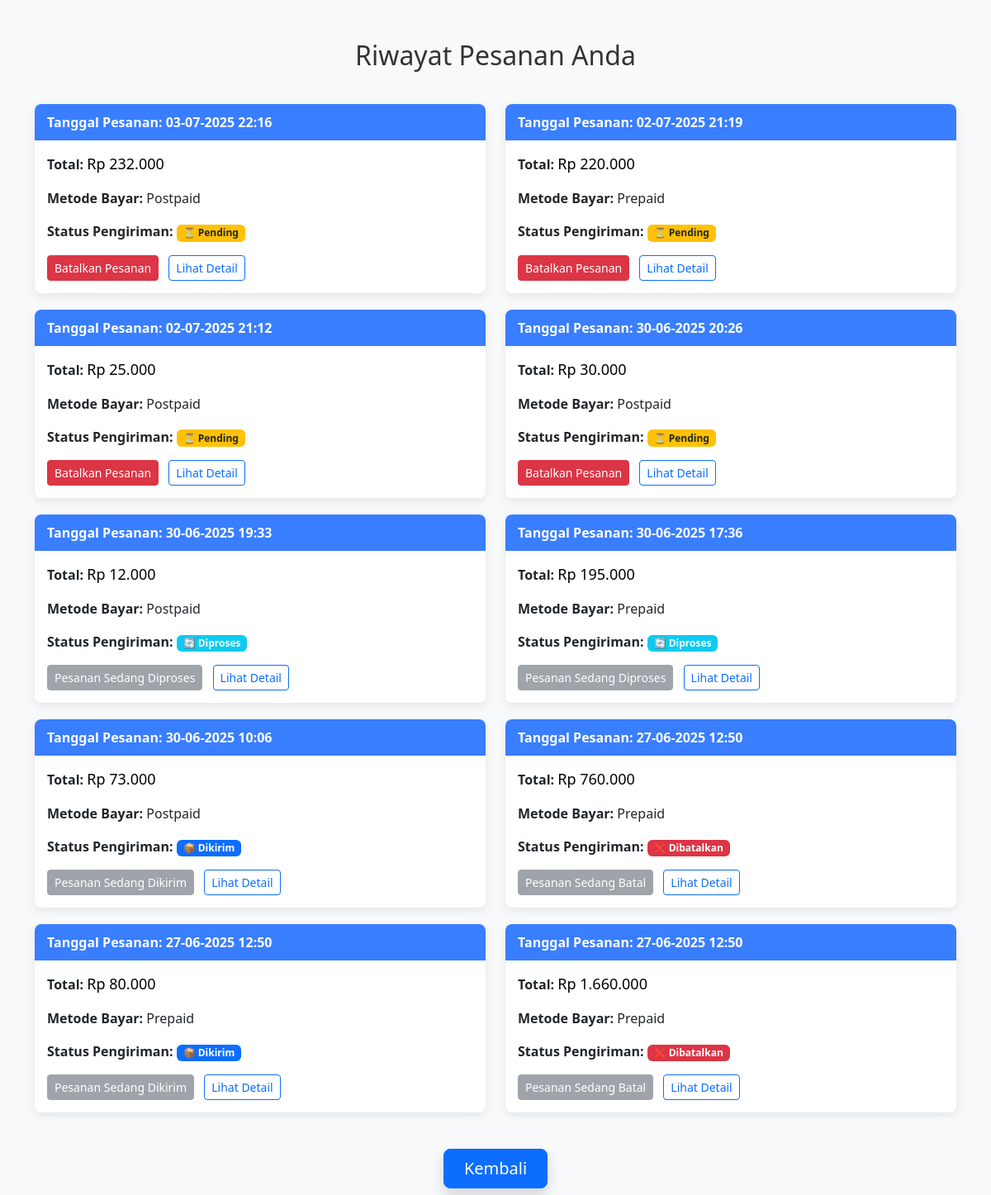
The app's page /riwayat_pesanan.php (signed in) with its own data.
### tables this page shows
CREATE TABLE `tbl_orders` (
  `id` int(11) NOT NULL,
  `user_id` int(11) NOT NULL,
  `order_date` datetime DEFAULT current_timestamp(),
  `paypal_id` varchar(100) DEFAULT NULL,
  `bank_name` varchar(100) DEFAULT NULL,
  `payment_method` enum('Prepaid','Postpaid') DEFAULT NULL,
  `total` decimal(12,2) DEFAULT NULL,
  `user_name` varchar(100) DEFAULT NULL,
  `user_address` text DEFAULT NULL,
  `contact_no` varchar(20) DEFAULT NULL,
  `created_at` datetime DEFAULT current_timestamp(),
  `status_pengiriman` enum('pending','diproses','dikirim','selesai','batal') DEFAULT 'pending'
);

### riwayat_pesanan.php (the view, shortened to what this page needs)
<?php
$conn = new mysqli("localhost", "root", "", "db_kasir");
$user_id = $_SESSION['user_id'];
$result = $conn->query("SELECT * FROM tbl_orders WHERE user_id = $user_id ORDER BY created_at DESC");
?>
<!DOCTYPE html>
<html lang="id">
<head>
    <link href="https://cdn.jsdelivr.net/npm/bootstrap@5.3.0/dist/css/bootstrap.min.css" rel="stylesheet">
</head>
<body class="bg-light">
<div class="container mt-5">
    <h2>Riwayat Pesanan Anda</h2>
    <div class="row">
        <?php if ($result->num_rows > 0): ?>
            <?php while ($row = $result->fetch_assoc()): ?>
                <div class="col-md-6">
                    <div class="order-card">
                        <div class="order-header">
                            Tanggal Pesanan: <?= date('d-m-Y H:i', strtotime($row['created_at'])) ?>
                        </div>
                        <div class="order-body">
                            <p><strong>Total:</strong> <span style="font-size: 18px; color: #000;">Rp <?= number_format($row['total'], 0, ',', '.') ?></span></p>
                            <p><strong>Metode Bayar:</strong> <?= $row['payment_method'] ?: 'Tidak diketahui' ?></p>
                            <p><strong>Status Pengiriman:</strong>
                                <?php
                                    $status = $row['status_pengiriman'];
                                    $badge = match ($status) {
                                        'pending'   => '<span class="badge bg-warning text-dark">⏳ Pending</span>',
                                        'diproses'  => '<span class="badge bg-info text-white">🔄 Diproses</span>',
                                        'dikirim'   => '<span class="badge bg-primary">📦 Dikirim</span>',
                                        'selesai'   => '<span class="badge bg-success">✅ Selesai</span>',
                                        'batal'     => '<span class="badge bg-danger">❌ Dibatalkan</span>',
                                        default     => '<span class="badge bg-secondary">❔ Tidak Diketahui</span>',
                                    };
                                    echo $badge;
                                ?>
                            </p>
                            <?php if ($status === 'pending'): ?>
                                <a href="batalkan_pesanan.php?id=<?= $row['id'] ?>" class="btn btn-sm btn-danger"
                                   onclick="return confirm('Yakin ingin membatalkan pesanan ini?')">Batalkan Pesanan</a>
                            <?php else: ?>
                                <button class="btn btn-sm btn-secondary" disabled>Pesanan Sedang <?= ucfirst($status) ?></button>
                            <?php endif; ?>
                            <a href="detail_pesanan.php?id=<?= $row['id'] ?>" class="btn btn-sm btn-outline-primary ms-2">Lihat Detail</a>
                        </div>
                    </div>
                </div>
            <?php endwhile; ?>
        <?php else: ?>
            <div class="alert alert-info text-center">Belum ada pesanan yang tercatat.</div>
        <?php endif; ?>
    </div>
<div class="d-flex justify-content-center mt-4 mb-2">
    <a href="home_customer.php" class="btn btn-primary btn-lg px-4 shadow">
        Kembali
    </a>
</div>
</body>
</html>

### riwayat_pesanan.php (style rules this page uses)
.order-card { border-radius: 8px; overflow: hidden; box-shadow: 0 4px 12px rgba(0,0,0,0.08); background: white; margin-bottom: 20px; }
.order-header { background-color: #397eff; color: white; padding: 10px 15px; font-weight: bold; }
.order-body { padding: 15px; }
h2 { text-align: center; margin-bottom: 40px; color: #333; }

### records on screen
tbl_orders: created_at "03-07-2025 22:16", total "232.000", payment_method "Postpaid", status_pengiriman "⏳ Pending"
tbl_orders: created_at "02-07-2025 21:19", total "220.000", payment_method "Prepaid", status_pengiriman "⏳ Pending"
tbl_orders: created_at "02-07-2025 21:12", total "25.000", payment_method "Postpaid", status_pengiriman "⏳ Pending"
tbl_orders: created_at "30-06-2025 20:26", total "30.000", payment_method "Postpaid", status_pengiriman "⏳ Pending"
tbl_orders: created_at "30-06-2025 19:33", total "12.000", payment_method "Postpaid", status_pengiriman "🔄 Diproses", status_pengiriman "Diproses"
tbl_orders: created_at "30-06-2025 17:36", total "195.000", payment_method "Prepaid", status_pengiriman "🔄 Diproses", status_pengiriman "Diproses"
tbl_orders: created_at "30-06-2025 10:06", total "73.000", payment_method "Postpaid", status_pengiriman "📦 Dikirim", status_pengiriman "Dikirim"
tbl_orders: created_at "27-06-2025 12:50", total "760.000", payment_method "Prepaid", status_pengiriman "❌ Dibatalkan", status_pengiriman "Batal"
tbl_orders: created_at "27-06-2025 12:50", total "80.000", payment_method "Prepaid", status_pengiriman "📦 Dikirim", status_pengiriman "Dikirim"
tbl_orders: created_at "27-06-2025 12:50", total "1.660.000", payment_method "Prepaid", status_pengiriman "❌ Dibatalkan", status_pengiriman "Batal"
